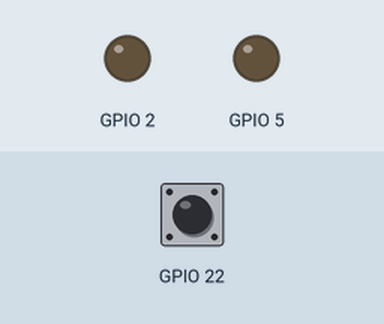
Simulated run of this program. Board: ESP32. Parts: output pins drawn as LEDs (lit = HIGH). Dashed ring = blinking. The test bench sets the inputs (shaded band); at power-on: GPIO 22 HIGH.

Above: at 1.2 s.
1.3 s: GPIO 22 pulled LOW for 1 s
At 2.25 s:
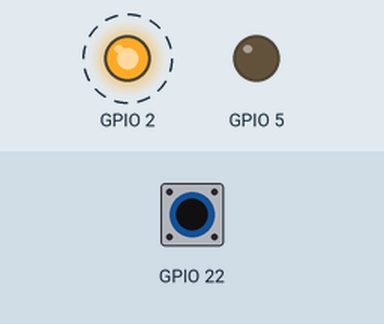
4.8 s: GPIO 22 pulled LOW for 0.15 s
6.4 s: GPIO 22 pulled LOW for 3.2 s
At 7.75 s:
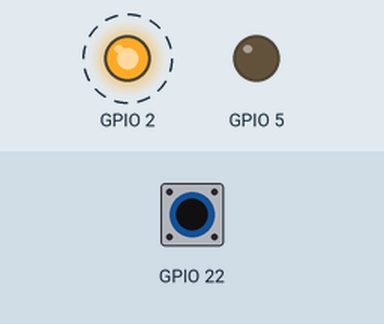
Timing chart, 0 to 17.1 s (numbered marks = the images above; inputs shaded):
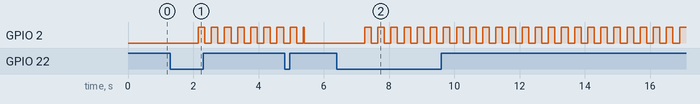

Measured:
- after the input at 1.3 s, GPIO 2: alternates HIGH for 0.20 s and LOW for 0.20 s, starting after 0.85 s
- after the input at 6.4 s, GPIO 2: alternates HIGH for 0.20 s and LOW for 0.20 s, starting after 0.85 s

The program:

main.cpp
```cpp
#include <Arduino.h>
#include "LED.h"
#include <OneButton.h>

LED led1(LED1_PIN, LED1_ACT);
LED led2(LED2_PIN, LED2_ACT);


void btnPush();
void btnHold();
void switchBTN();
OneButton button(BTN_PIN, !BTN_ACT);
int state = 0;

void setup()
{
    led1.off();
    led2.off();
    button.attachClick(btnPush);
    button.attachDoubleClick(switchBTN);
    button.attachLongPressStart(btnHold);
}

void loop()
{
    if (state == 0) {
      led1.loop();
      button.tick();
    }
    if (state == 1) {
      led2.loop();
      button.tick();
    }
}

void btnPush()
{
    if (state == 0) {
      led1.flip();
    }
    if (state == 1) {
      led2.flip();
    }
}

void btnHold()
{
    if (state == 0) {
      led1.blink(200);
    }
    if (state == 1) {
      led2.blink(200);
    }
}

void switchBTN()
{
    state = (state + 1) % 2;
}
```
